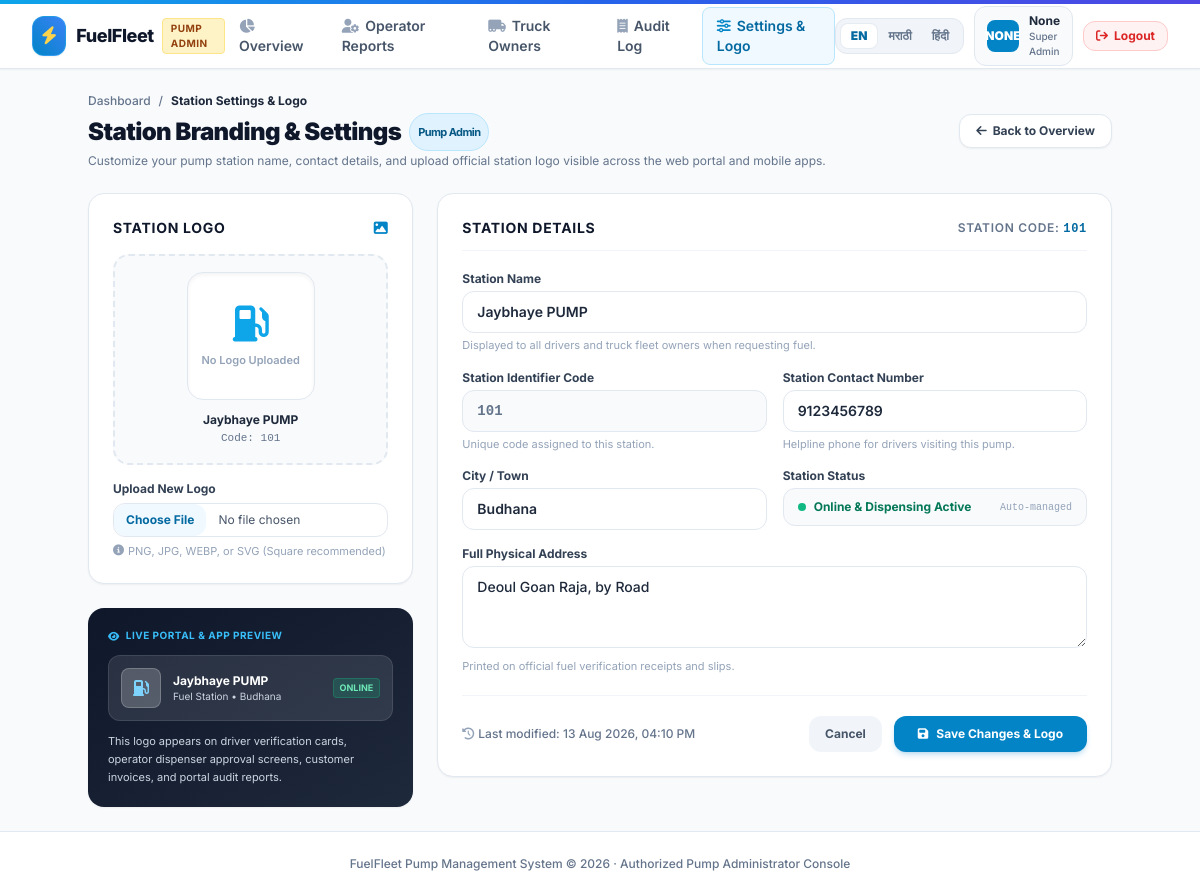
Before: /portal/settings/ (signed in) with the older database file.
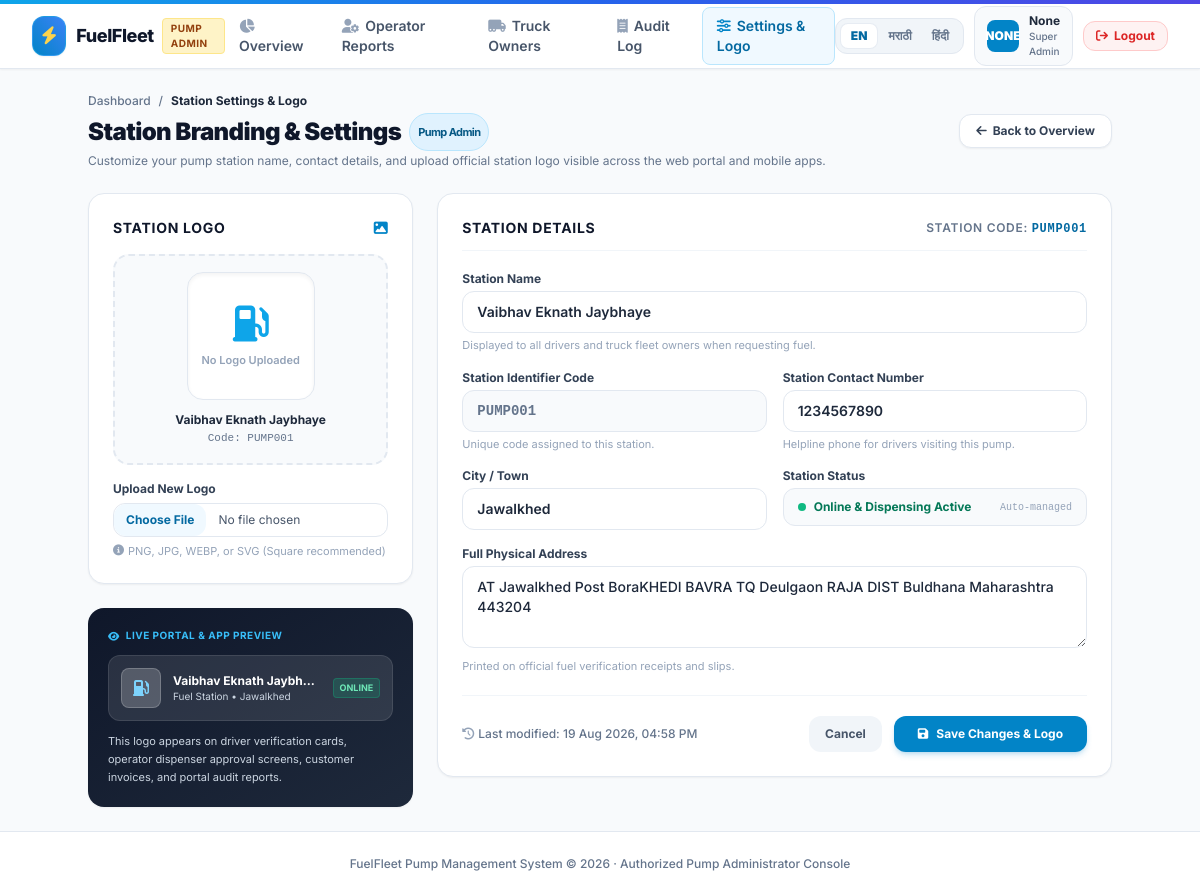
After: the same page with the newer database file.
### fuel/models.py (models this page shows, shortened)
class Pump(models.Model):
    name = models.CharField(
        max_length=100
    )
    code = models.CharField(
        max_length=20,
        unique=True
    )
    address = models.TextField()
    city = models.CharField(
        max_length=100
    )
    contact_number = models.CharField(
        max_length=15,
        blank=True
    )
    logo = models.ImageField(
        upload_to="pump_logos/",
        null=True,
        blank=True,
        help_text="Station logo image"
    )
    pump_admin = models.ForeignKey(
        settings.AUTH_USER_MODEL,
        on_delete=models.SET_NULL,
        null=True,
        blank=True,
        related_name="managed_pumps",
        limit_choices_to={"role__in": ["ADMIN", "PUMP_ADMIN"]},
        help_text="Main admin for this pump"
    )
    operators = models.ManyToManyField(
        settings.AUTH_USER_MODEL,
        through="PumpOperator",
        related_name="assigned_pumps",
        blank=True,
    )
    is_active = models.BooleanField(
        default=True
    )
    created_at = models.DateTimeField(
        auto_now_add=True
    )
    updated_at = models.DateTimeField(
        auto_now=True
    )

### fuel/portal_views.py (the view)
    def _wrapped_view(request, *args, **kwargs):
        if not request.user.is_authenticated:
            return redirect("portal-login")
        if request.user.role not in [User.Role.ADMIN, User.Role.PUMP_ADMIN]:
            messages.error(request, "Access denied. Only Pump Admins and System Admins can access this portal.")
            return redirect("portal-login")
        return view_func(request, *args, **kwargs)

### fuel/models.py (called while the page is built)
    def get_full_name(self):
        return f"{self.first_name} {self.last_name}".strip()

### fuel/portal_i18n.py (called while the page is built)
def get_current_language(request):
    if not request:
        return "en"
    lang = request.session.get("django_language")
    if not lang and hasattr(request, "user") and request.user.is_authenticated:
        lang = getattr(request.user, "language", None)
    if lang not in ["en", "hi", "mr"]:
        lang = "en"
    return lang

def portal_language_context(request):
    current_lang = get_current_language(request)
    t = PORTAL_TRANSLATIONS.get(current_lang, PORTAL_TRANSLATIONS["en"])
    return {
        "current_lang": current_lang,
        "t": t,
        "available_languages": [
            ("en", "English"),
            ("hi", "हिंदी"),
            ("mr", "मराठी"),
        ],
    }

### fuel/portal_views.py (called while the page is built)
def get_admin_pump(user):
    if not user.is_authenticated:
        return None
    pump = Pump.objects.filter(pump_admin=user).first()
    if not pump and user.pump:
        pump = user.pump
    if not pump and (user.role == User.Role.ADMIN or user.is_superuser):
        pump = Pump.objects.filter(is_active=True).first()
    return pump

### templates/portal/settings.html (shortened to what the changed rows need)
{% extends 'portal/base.html' %}
{% block content %}
<div class="space-y-6 max-w-5xl mx-auto">
    <div class="flex flex-col sm:flex-row sm:items-center sm:justify-between gap-3">
        <div>
            <h1 class="text-2xl font-black text-slate-900 tracking-tight flex items-center space-x-2">
                <span>Station Branding & Settings</span>
                <span class="px-2 py-0.5 rounded-full bg-sky-100 text-sky-800 text-[11px] font-bold border border-sky-200">Pump Admin</span>
            </h1>
        </div>
    </div>
    <form method="POST" enctype="multipart/form-data" class="space-y-6">
        <div class="grid grid-cols-1 lg:grid-cols-3 gap-6">
            <div class="lg:col-span-1 space-y-6">
                <div class="bg-white rounded-2xl border border-slate-200 p-6 shadow-sm">
                    <h2 class="text-sm font-bold text-slate-900 uppercase tracking-wider flex items-center justify-between mb-4">
                        <span>Station Logo</span>
                        <i class="fa-solid fa-image text-sky-600"></i>
                    </h2>
                    <div class="flex flex-col items-center text-center p-4 rounded-2xl bg-slate-50 border-2 border-dashed border-slate-200 relative group">
                        <div class="w-32 h-32 rounded-2xl bg-white border border-slate-200 flex items-center justify-center overflow-hidden shadow-inner relative mb-3">
                            {% if pump.logo %}
                            <img id="logo-preview" src="{{ pump.logo.url }}" alt="{{ pump.name }}" class="w-full h-full object-contain p-2">
                            {% else %}
                            <div id="logo-placeholder" class="flex flex-col items-center justify-center text-slate-400">
                            </div>
                            {% endif %}
                        </div>
                        <div class="text-xs font-bold text-slate-800">{{ pump.name }}</div>
                        <div class="text-[11px] text-slate-500 font-mono mt-0.5">Code: {{ pump.code }}</div>
                    </div>
                </div>
                <div class="bg-gradient-to-br from-slate-900 to-slate-800 text-white rounded-2xl p-5 shadow-sm space-y-3">
                    <div class="bg-white/10 rounded-xl p-3 border border-white/10 flex items-center space-x-3">
                        <div class="min-w-0 flex-1">
                            <div class="text-xs font-bold truncate">{{ pump.name }}</div>
                            <div class="text-[10px] text-slate-300">Fuel Station &bull; {{ pump.city|default:"Location" }}</div>
                        </div>
                    </div>
                </div>
            </div>
            <div class="lg:col-span-2 space-y-6">
                <div class="bg-white rounded-2xl border border-slate-200 p-6 shadow-sm space-y-5">
                    <h2 class="text-sm font-bold text-slate-900 uppercase tracking-wider flex items-center justify-between pb-3 border-b border-slate-100">
                        <span>Station Details</span>
                        <span class="text-xs font-semibold text-slate-500">Station Code: <strong class="text-sky-700 font-mono">{{ pump.code }}</strong></span>
                    </h2>
                    <div class="grid grid-cols-1 sm:grid-cols-2 gap-4">
                        <div class="sm:col-span-2">
                            <label class="block text-xs font-bold text-slate-700 mb-1">Station Name</label>
                            <input type="text" name="name" value="{{ pump.name }}" required
                                   class="w-full px-3.5 py-2.5 rounded-xl border border-slate-200 text-sm font-semibold text-slate-800 focus:outline-none focus:ring-2 focus:ring-sky-500 focus:border-transparent">
                            <p class="text-[11px] text-slate-400 mt-1">Displayed to all drivers and truck fleet owners when requesting fuel.</p>
                        </div>
                        <div>
                            <label class="block text-xs font-bold text-slate-700 mb-1">Station Identifier Code</label>
                            <input type="text" value="{{ pump.code }}" readonly disabled
                                   class="w-full px-3.5 py-2.5 rounded-xl border border-slate-200 text-sm font-mono font-bold text-slate-500 bg-slate-50 cursor-not-allowed">
                            <p class="text-[11px] text-slate-400 mt-1">Unique code assigned to this station.</p>
                        </div>
                        <div>
                            <label class="block text-xs font-bold text-slate-700 mb-1">Station Contact Number</label>
                            <input type="text" name="contact_number" value="{{ pump.contact_number|default:'' }}" placeholder="+91 9876543210"
                                   class="w-full px-3.5 py-2.5 rounded-xl border border-slate-200 text-sm font-semibold text-slate-800 focus:outline-none focus:ring-2 focus:ring-sky-500 focus:border-transparent">
                            <p class="text-[11px] text-slate-400 mt-1">Helpline phone for drivers visiting this pump.</p>
                        </div>
                        <div>
                            <label class="block text-xs font-bold text-slate-700 mb-1">City / Town</label>
                            <input type="text" name="city" value="{{ pump.city|default:'' }}" placeholder="e.g. Pune, Mumbai"
                                   class="w-full px-3.5 py-2.5 rounded-xl border border-slate-200 text-sm font-semibold text-slate-800 focus:outline-none focus:ring-2 focus:ring-sky-500 focus:border-transparent">
                        </div>
                        <div class="sm:col-span-2">
                            <label class="block text-xs font-bold text-slate-700 mb-1">Full Physical Address</label>
                            <textarea name="address" rows="3" placeholder="Highway, Landmark, Sector, Pincode"
                                      class="w-full px-3.5 py-2.5 rounded-xl border border-slate-200 text-sm font-medium text-slate-800 focus:outline-none focus:ring-2 focus:ring-sky-500 focus:border-transparent">{{ pump.address|default:'' }}</textarea>
                            <p class="text-[11px] text-slate-400 mt-1">Printed on official fuel verification receipts and slips.</p>
                        </div>
                    </div>
                    <div class="pt-5 border-t border-slate-100 flex flex-col sm:flex-row items-center justify-between gap-3">
                        <div class="text-xs text-slate-500 font-medium">
                            <i class="fa-solid fa-clock-rotate-left mr-1 text-slate-400"></i>Last modified: {{ pump.updated_at|date:"d M Y, h:i A"|default:"Recently" }}
                        </div>
                        <div class="flex items-center space-x-3 w-full sm:w-auto">
                            <a href="{% url 'portal-dashboard' %}" class="w-1/2 sm:w-auto text-center px-4 py-2.5 rounded-xl text-xs font-bold text-slate-600 bg-slate-100 hover:bg-slate-200 transition-colors">
                            </a>
                            <button type="submit" class="w-1/2 sm:w-auto px-6 py-2.5 rounded-xl text-xs font-bold text-white bg-sky-600 hover:bg-sky-700 shadow-md shadow-sky-600/20 transition-all flex items-center justify-center space-x-2">
                            </button>
                        </div>
                    </div>
                </div>
            </div>
        </div>
    </form>
</div>
{% endblock %}

Changed rows visible on the page:
changed Pump: name "Jaybhaye PUMP" → "Vaibhav Eknath Jaybhaye"; code "101" → "PUMP001"; name "Jaybhaye PUMP" → "Vaibhav Eknath Jaybh…"; city "Budhana" → "Jawalkhed"; contact_number "9123456789" → "1234567890"; address "Deoul Goan Raja, by Road" → "AT Jawalkhed Post BoraKHEDI BAVRA TQ Deulgaon RAJA DIST Buldhana Maharashtra 443204"; updated_at "13 Aug 2026, 04:10 PM" → "19 Aug 2026, 04:58 PM"
